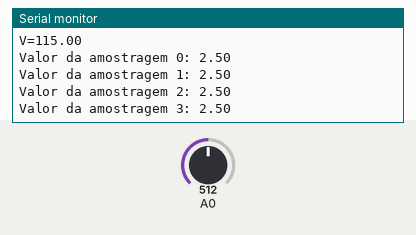
Bench run of a sketch on a simulated Arduino Uno, built with avr-gcc and run on an emulated ATmega328P. Shown: the last lines printed to the serial monitor. Inputs (shaded band) come from the test bench; at power-on: A0 = 512.

Above: at 2.7 s.
2.8 s: A0 set to 215
At 2.98 s:
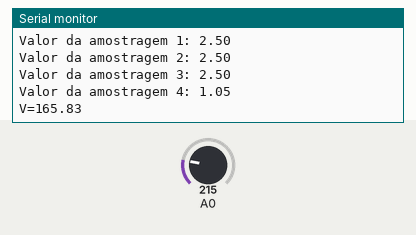
4.3 s: A0 set to 186
At 4.37 s:
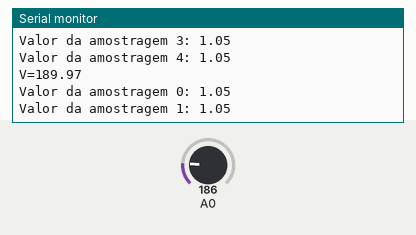
Timing chart, 0 to 7.3 s (numbered marks = the images above; inputs shaded):
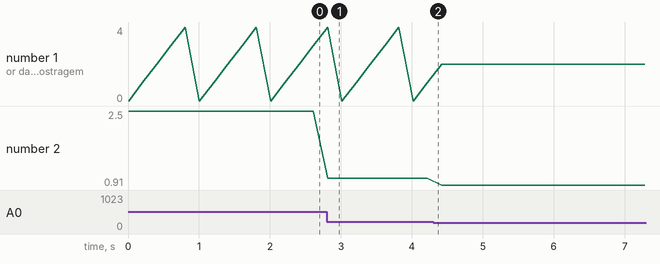

The sketch:

Teste_Sensor_de_Tens_o_AC.ino
```cpp
#define R1 220000.0
#define R2 10000.0
#define SAMPLES 5
float acum  = 0;
int analog0 = 0;
int loops   = 0;
float v1    = 0;

void calc(){
  analog0 = analogRead(0);
  v1 = (5.0 * analog0)/1024.0;
  Serial.print("Valor da amostragem ");
  Serial.print(loops);
  Serial.print(": ");
  Serial.println(v1);

  if (v1 < 1){
    return;
  }
  acum += v1/(R2/(R2+R1));

  loops++;

  if (loops >4){
    loops = 0;
    float result = acum/SAMPLES;
    Serial.print("V=");
    Serial.println(result);
  }
  delay(200);
}
void setup() {
  pinMode(0,INPUT);
  Serial.begin(9600);
  Serial.println("Iniciando");
}

void loop() {
  calc();

}
```

Measured:
- the behaviour switches between 205 and 204 on A0 (found by bisection; images 1 and 2)
- after the input at 2.8 s, the serial monitor: prints a new line at once (image 1)
- plotted number 2: 2.5 → 1.05 after the input at 2.8 s, 1.05 → 0.91 after the input at 4.3 s
